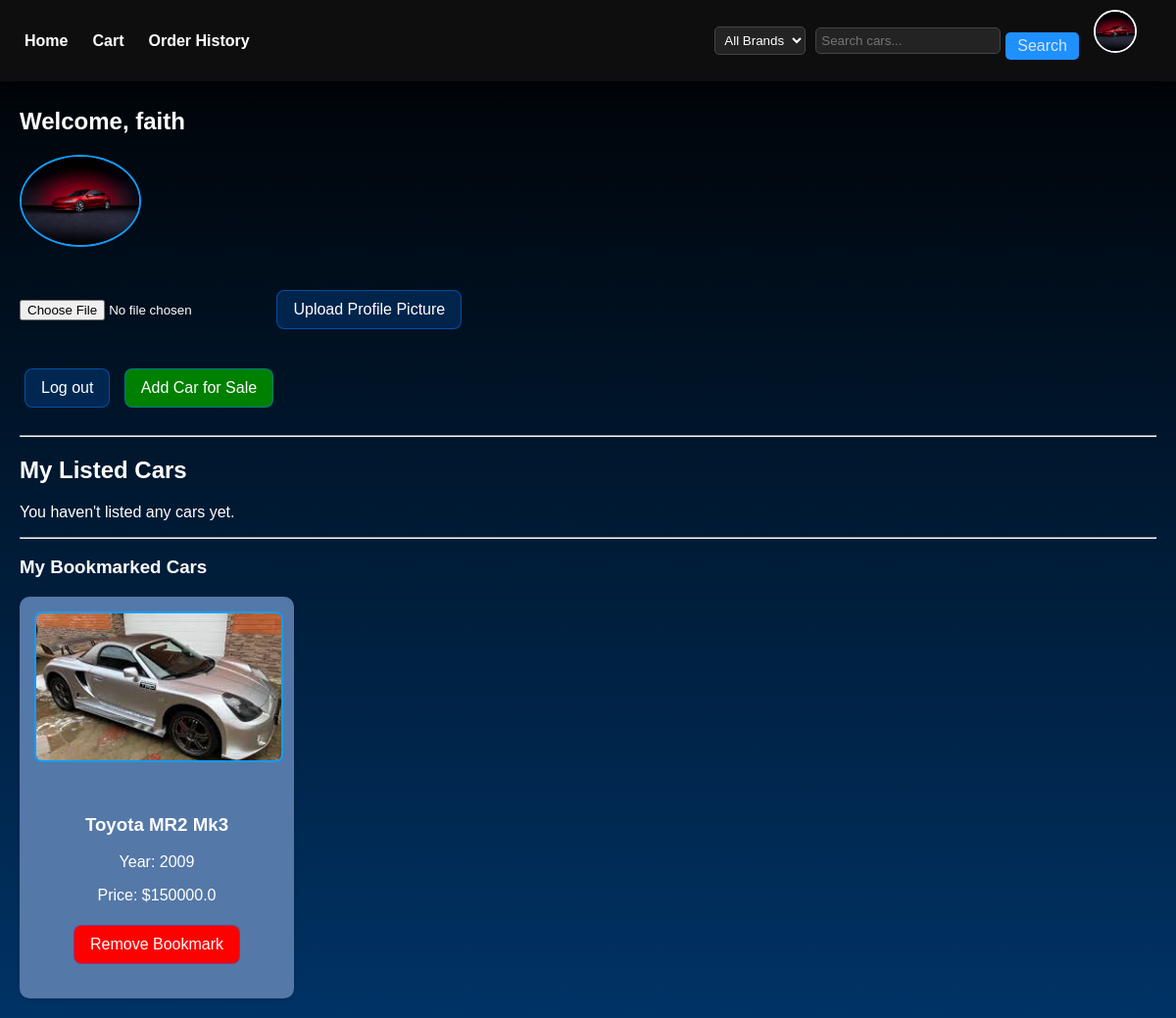
The page /profile (signed in) on the database its author committed.
### models.py (models this page shows, shortened)
class User(db.Model):
    id = db.Column(db.Integer, primary_key=True)
    username = db.Column(db.String(80), unique=True)
    password_hash = db.Column(db.String(120))
    profile_pic = db.Column(db.String(120), nullable=True)
    is_admin = db.Column(db.Boolean, default=False)
    listed_cars = db.relationship('Car', back_populates='seller')
    orders = db.relationship('Order', backref='user')

class Car(db.Model):
    id = db.Column(db.Integer, primary_key=True)
    model = db.Column(db.String(100), nullable=False)
    mileage = db.Column(db.Integer, nullable=False)
    year = db.Column(db.Integer, nullable=False)
    brand = db.Column(db.String(50), nullable=False)
    condition = db.Column(db.String(50), nullable=False)
    image = db.Column(db.String(100), nullable=True)
    price = db.Column(db.Float, nullable=False)
    seller_id = db.Column(db.Integer, db.ForeignKey('user.id'))
    seller = db.relationship('User', back_populates='listed_cars')

### app.py (the view, shortened to what this page needs)
@app.route('/profile', methods=['GET', 'POST'])
def profile():
    if 'user_id' not in session:
        return redirect(url_for('login'))
    user = User.query.get(session['user_id'])
    bookmarked_cars = user.bookmarked_cars
    listed_cars = Car.query.filter_by(seller_id=user.id).all()
    return render_template(
        'profile.html',
        user=user,
        bookmarked_cars=bookmarked_cars,
        listed_cars=listed_cars
    )

### app.py (called while the page is built)
@app.context_processor
def inject_user():
    if 'user_id' in session:
        user = User.query.get(session['user_id'])
        return dict(current_user=user)
    return dict(current_user=None)

### templates/profile.html
{% extends "layout.html" %}
{% block content %}
<h2>Welcome, {{ user.username }}</h2>
<div style="margin-bottom: 20px;">
    {% if user.profile_pic %}
        <img src="{{ url_for('static', filename='profile_pics/' + user.profile_pic) }}" alt="Profile Picture" width="120" style="border-radius: 50%;">
    {% else %}
        <p>No profile picture uploaded.</p>
    {% endif %}
</div>
<form method="POST" action="{{ url_for('upload_profile_pic') }}" enctype="multipart/form-data" style="margin-bottom: 30px;">
    <input type="file" name="profile_pic" required>
    <button type="submit" class="cart-btn">Upload Profile Picture</button>
</form>
<a href="{{ url_for('logout_user') }}" class="cart-btn">Log out</a>
<a href="{{ url_for('add_car_user') }}" class="cart-btn" style="background-color: green; margin-bottom: 20px;">Add Car for Sale</a>
<hr>
<h2>My Listed Cars</h2>
{% if listed_cars %}
<div class="car-container">
    {% for car in listed_cars %}
        <div class="car-card">
            <img src="{{ url_for('static', filename='images/' + car.image) }}" alt="Car Image">
            <h3>{{ car.brand }} {{ car.model }}</h3>
            <p>Price: ${{ car.price }}</p>
            <p>Condition: {{ car.condition }}</p>
        </div>
    {% endfor %}
</div>
{% else %}
    <p>You haven't listed any cars yet.</p>
{% endif %}
<hr>
<h3>My Bookmarked Cars</h3>
{% if user.bookmarked_cars %}
<div class="car-container">
    {% for car in user.bookmarked_cars %}
        <div class="car-card">
            <img src="{{ url_for('static', filename='images/' + car.image) }}" alt="{{ car.brand }} {{ car.model }}">
            <div class="details">
                <h3>{{ car.brand }} {{ car.model }}</h3>
                <p>Year: {{ car.year }}</p>
                <p>Price: ${{ car.price }}</p>
                <form action="{{ url_for('bookmark', car_id=car.id) }}" method="post" style="display:inline;">
                    <button type="submit" class="cart-btn" style="background-color: red;">
                        Remove Bookmark
                    </button>
                </form>
            </div>
        </div>
    {% endfor %}
</div>
{% else %}
    <p>You have no bookmarked cars yet.</p>
{% endif %}
{% endblock %}

### templates/layout.html (shortened to what this page needs)
<!DOCTYPE html>
<html lang="en">
<head>
    <link rel="stylesheet" href="{{ url_for('static', filename='style.css') }}">
</head>
<body>
<div class="navbar">
    <div class="nav-left nav-links">
        <a href="{{ url_for('index') }}">Home</a>
        <a href="{{ url_for('cart') }}">Cart</a>
        <a href="{{ url_for('orders') }}">Order History</a>
    </div>
    <div class="nav-right">
        <form action="{{ url_for('index') }}" method="get" style="display: flex; align-items: center;">
            <select name="brand" onchange="this.form.submit()" class="dropbtn">
                <option value="">All Brands</option>
            </select>
            <input type="text" name="search" placeholder="Search cars..." value="{{ request.args.get('search', '') }}">
             <button type="submit">Search</button>
        </form>
        {% if session.get('username') %}
            <div class="dropdown">
                <img src="{% if current_user.profile_pic %}{{ url_for('static', filename='profile_pics/' + current_user.profile_pic) }}{% else %}{{ url_for('static', filename='profile_pics/default.png') }}{% endif %}" alt="Profile Picture" class="nav-profile-pic" onclick="toggleDropdown()">
            </div>
        {% else %}
            <a href="{{ url_for('login') }}">Login</a>
            <a href="{{ url_for('register') }}">Register</a>
        {% endif %}
    </div>
</div>
<div class="container">
    {% block content %}{% endblock %}
</div>
</body>
</html>

### static/style.css (style rules this page uses)
body { margin: 0; padding: 0; font-family: 'Segoe UI', sans-serif; background: linear-gradient(to right, #000000, #003366); color: white; }
.container { padding: 20px; max-width: 1200px; margin: auto; }
.car-card { background-color: rgba(255, 255, 255, 0.05); border-radius: 15px; overflow: hidden; width: 300px; transition: transform 0.3s ease; box-shadow: 0 4px 20px rgba(0,0,0,0.4); }
.car-card img { width: 100%; height: 200px; object-fit: cover; }
.details { padding: 15px; }
.cart-btn, .checkout-btn, .delete-btn, .form button, .filter-form button { display: inline-block; margin-top: 10px; background-color: #0066cc; color: white; padding: 10px 15px; border: none; border-radius: 10px; text-decoration: none; transition: background-color 0.3s ease; }
img { border-radius: 10px; }
body { margin: 0; font-family: 'Segoe UI', Tahoma, Geneva, Verdana, sans-serif; background: linear-gradient(to bottom, #000000, #003366); color: white; min-height: 100vh; }
.navbar { background-color: rgba(0, 0, 0, 0.7); padding: 15px 20px; display: flex; justify-content: space-between; align-items: center; }
.navbar a { color: #fff; text-decoration: none; margin-right: 15px; font-weight: bold; }
.container { max-width: 1200px; margin: 0 auto; padding: 20px; animation: fadeIn 0.8s ease-in-out; }
.cart-btn { display: inline-block; padding: 10px 20px; background-color: #8fcc00; color: white; border: none; border-radius: 8px; text-decoration: none; transition: background 0.3s ease; margin: 5px; }
.dropdown { position: relative; display: inline-block; }
.dropbtn { background-color: #333; color: white; padding: 10px; border: none; cursor: pointer; }
button { background-color: #007BFF; color: white; border: none; padding: 10px 20px; margin-top: 10px; border-radius: 6px; cursor: pointer; font-size: 16px; transition: background-color 0.3s ease; }
input[type="file"] { margin-top: 10px; }
img { margin-bottom: 15px; border: 2px solid #0f9dff; }
.car-container { display: flex; flex-wrap: wrap; gap: 20px; }
.car-card { background: rgb(84, 120, 167); border-radius: 10px; box-shadow: 0 2px 5px rgba(0,0,0,0.1); width: 250px; padding: 15px; text-align: center; }
.car-card img { width: 100%; height: 150px; object-fit: cover; border-radius: 8px; }
.nav-right form select { padding: 5px; margin-left: 10px; border-radius: 5px; border: 1px solid #444; background: rgba(40, 40, 40, 0.8); color: white; backdrop-filter: blur(6px); -webkit-backdrop-filter: blur(6px); cursor: pointer; }
.nav-right form select option { background: #222; color: white; }
button, input[type="submit"], .cart-item-actions button, .cart-total button, a.button-link { background: rgba(0, 123, 255, 0.2); color: white; border: 1px solid rgba(0, 123, 255, 0.5); border-radius: 8px; padding: 8px 14px; cursor: pointer; transition: all 0.3s ease; backdrop-filter: blur(6px); -webkit-backdrop-filter: blur(6px); font-weight: 500; }
button, input[type="submit"], .cart-btn, .checkout-btn, .delete-btn, .custom-btn, .filter-form button, .cart-item-actions button, .cart-total button, a.button-link { background: rgba(0, 123, 255, 0.2); color: white; border: 1px solid rgba(0, 123, 255, 0.5); border-radius: 8px; padding: 10px 16px; cursor: pointer; text-decoration: none; transition: all 0.3s ease; backdrop-filter: blur(6px); -webkit-backdrop-filter: blur(6px); font-weight: 500; display: inline-block; }

### rows shown on the page
User: profile_pic (picture), username "faith"
Car: image+brand (picture), brand "Toyota", model "MR2 Mk3", year "2009", price "150000.0"
